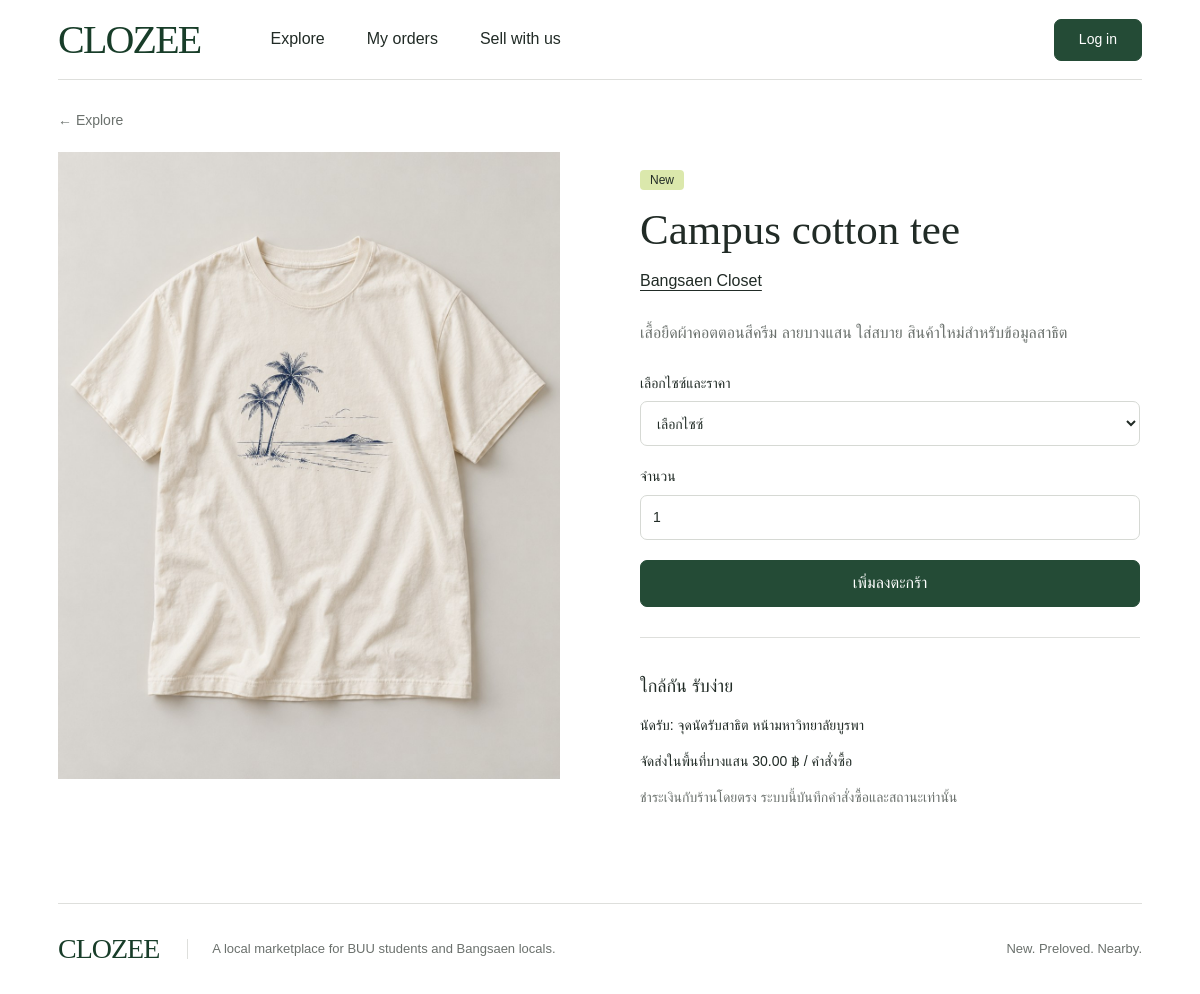
The app's page /product.php?id=3 with its own data.
### tables this page shows
CREATE TABLE products (
    product_id BIGINT UNSIGNED NOT NULL AUTO_INCREMENT,
    shop_id BIGINT UNSIGNED NOT NULL,
    product_name VARCHAR(180) NOT NULL,
    description TEXT NULL,
    category VARCHAR(80) NULL,
    condition_type ENUM('new','secondhand') NOT NULL,
    image_path VARCHAR(255) NULL,
    is_active TINYINT(1) NOT NULL DEFAULT 1,
    created_at TIMESTAMP NOT NULL DEFAULT CURRENT_TIMESTAMP,
    updated_at TIMESTAMP NOT NULL DEFAULT CURRENT_TIMESTAMP ON UPDATE CURRENT_TIMESTAMP,
    PRIMARY KEY (product_id),
    KEY idx_products_shop (shop_id),
    KEY idx_products_condition_active (condition_type, is_active),
    CONSTRAINT fk_products_shop FOREIGN KEY (shop_id)
      REFERENCES shops(shop_id) ON UPDATE CASCADE ON DELETE RESTRICT
);

CREATE TABLE shops (
    shop_id BIGINT UNSIGNED NOT NULL AUTO_INCREMENT,
    owner_user_id BIGINT UNSIGNED NOT NULL,
    shop_name VARCHAR(150) NOT NULL,
    description TEXT NULL,
    pickup_location VARCHAR(255) NULL,
    is_active TINYINT(1) NOT NULL DEFAULT 1,
    created_at TIMESTAMP NOT NULL DEFAULT CURRENT_TIMESTAMP,
    updated_at TIMESTAMP NOT NULL DEFAULT CURRENT_TIMESTAMP ON UPDATE CURRENT_TIMESTAMP,
    PRIMARY KEY (shop_id),
    UNIQUE KEY uq_shops_owner (owner_user_id),
    CONSTRAINT fk_shops_owner FOREIGN KEY (owner_user_id)
      REFERENCES users(user_id) ON UPDATE CASCADE ON DELETE RESTRICT
);

### public/product.php (called while the page is built)
<?php require __DIR__.'/../app/bootstrap.php';require ROOT.'/app/pages/product.php';

### app/config/example.php (called while the page is built)
<?php
return [
    'db_host' => '127.0.0.1',
    'db_port' => 3306,
    'db_name' => 'clozee',
    'db_user' => 'clozee',
    'db_pass' => '',
    'base_path' => '',
    'secure_cookies' => true,
    'delivery_fee' => '30.00',
];

### app/bootstrap.php (called while the page is built, shortened)
<?php
function config(): array
{
    static $values;
    if (is_array($values)) return $values;
    $values = require __DIR__ . '/config/example.php';
    $values['base_path'] = rtrim((string)$values['base_path'], '/');
    return $values;
}
require __DIR__ . '/config/db.php';
require __DIR__ . '/validation.php';
function url(string $path = ''): string { return config()['base_path'] . '/' . ltrim($path, '/'); }
function h(mixed $value): string { return htmlspecialchars((string)$value, ENT_QUOTES | ENT_SUBSTITUTE, 'UTF-8'); }

### app/config/db.php (called while the page is built, shortened)
<?php
function db(): PDO
{
    static $pdo;
    if ($pdo instanceof PDO) return $pdo;
    $c = config();
    $pdo = new PDO(
        sprintf('mysql:host=%s;port=%d;dbname=%s;charset=utf8mb4', $c['db_host'], $c['db_port'], $c['db_name']),
        $c['db_user'], $c['db_pass'],
        [PDO::ATTR_ERRMODE => PDO::ERRMODE_EXCEPTION, PDO::ATTR_DEFAULT_FETCH_MODE => PDO::FETCH_ASSOC,
         PDO::ATTR_EMULATE_PREPARES => false, PDO::ATTR_STRINGIFY_FETCHES => false]
    );
    $pdo->exec("SET time_zone = '+00:00'");
    return $pdo;
}
function query(string $sql, array $params = []): PDOStatement
{
    $statement = db()->prepare($sql);
    $statement->execute($params);
    return $statement;
}

### app/validation.php (called while the page is built, shortened)
<?php
function cents(mixed $value): int {
    if (!preg_match('/^(0|[1-9][0-9]{0,6})(?:\.([0-9]{1,2}))?$/D', (string)$value, $m)) throw new ValidationException('ราคาต้องไม่ติดลบและมีทศนิยมไม่เกิน 2 หลัก');
    return (int)$m[1]*100 + (int)str_pad($m[2]??'', 2, '0');
}
function money(mixed $decimal): string { return number_format(cents((string)$decimal)/100, 2) . ' ฿'; }

### app/pages/product.php (the view, shortened to what this page needs)
<?php
$id=filter_var($_GET['id']??null,FILTER_VALIDATE_INT);if(!$id) fail(404,'ไม่พบสินค้า');
$p=query('SELECT p.*,s.shop_name,s.owner_user_id,s.pickup_location FROM products p JOIN shops s ON s.shop_id=p.shop_id WHERE p.product_id=? AND p.is_active=1 AND s.is_active=1',[$id])->fetch();
$title=$p['product_name'];require ROOT.'/app/templates/header.php'; ?>
<a class="back-link" href="<?=h(url('products.php'))?>">← Explore</a><section class="detail-layout"><div class="detail-photo"><img src="<?=h(url('assets/images/'.(in_array($p['image_path'],IMAGES,true)?$p['image_path']:'linen.jpg')))?>" alt="<?=h($p['product_name'])?>"></div><div class="detail-copy"><span class="condition"><?=$p['condition_type']==='new'?'New':'Preloved'?></span><h1><?=h($p['product_name'])?></h1><a class="underlined" href="<?=h(url('shop.php?id='.$p['shop_id']))?>"><?=h($p['shop_name'])?></a><p class="description"><?=nl2br(h($p['description']))?></p>
<form action="<?=h(url('cart.php'))?>" method="post" class="stack"><label>เลือกไซซ์และราคา<select name="variant_id" required><option value="">เลือกไซซ์</option></select></label><label>จำนวน<input type="number" name="quantity" value="1" min="1" max="99" required></label><button class="button" type="submit">เพิ่มลงตะกร้า</button></form>
<div class="delivery-note"><h2>ใกล้กัน รับง่าย</h2><p>นัดรับ: <?=h($p['pickup_location'])?></p><p>จัดส่งในพื้นที่บางแสน <?=money(config()['delivery_fee'])?> / คำสั่งซื้อ</p><p class="muted">ชำระเงินกับร้านโดยตรง ระบบนี้บันทึกคำสั่งซื้อและสถานะเท่านั้น</p></div></div></section>
<?php require ROOT.'/app/templates/footer.php'; ?>

### public/assets/css/app.css (style rules this page uses)
:root { --ink:#212b26;--green:#244b36;--sage:#eef2ed;--lime:#dbe8ac;--line:#dedfdc;--muted:#6b716d;--danger:#9a302b;--radius:7px;font-family:Arial,"Tahoma",sans-serif;color:var(--ink);background:#fff;font-size:16px;line-height:1.55 }
* { box-sizing:border-box }
body { margin:0 }
a { color:inherit;text-decoration:none }
button,input,select,textarea { font:inherit }
button,a,input,select,textarea { -webkit-tap-highlight-color:transparent }
button,a { touch-action:manipulation }
button { cursor:pointer }
img { display:block;max-width:100% }
.button,button.button { display:inline-flex;align-items:center;justify-content:center;border:1px solid var(--green);background:var(--green);color:#fff;min-height:46px;padding:10px 23px;border-radius:var(--radius);font-weight:500;white-space:nowrap;text-align:center }
.condition { display:inline-block;padding:1px 10px;background:var(--lime);border-radius:4px;font-size:12px;line-height:1.5 }
.muted,.field-help { color:var(--muted) }
h1,h2,h3,p { overflow-wrap:anywhere }
input:not([type=checkbox]):not([type=radio]),select,textarea { display:block;min-height:45px;border:1px solid #d6d9d4;background:white;color:var(--ink);border-radius:var(--radius);padding:10px 12px;max-width:100% }
label { display:block;font-size:14px;font-weight:500 }
label>input,label>textarea,label>select { margin-top:7px;width:100% }
.stack { display:grid;gap:20px }
.back-link { display:inline-block;color:var(--muted);font-size:14px;margin:20px 0 }
.underlined { text-decoration:underline;text-underline-offset:4px }
.detail-layout { display:grid;grid-template-columns:1fr 1fr;gap:80px;padding:0 0 30px }
.detail-photo { max-width:600px }
.detail-photo img { width:100%;aspect-ratio:4/5;object-fit:cover }
.detail-copy { max-width:500px;padding:15px 0 }
.detail-copy h1 { font:43px/1.15 Georgia,serif;margin:14px 0 }
.description { white-space:normal;color:var(--muted);line-height:1.8;margin:25px 0 }
.delivery-note { border-top:1px solid var(--line);margin-top:30px;padding-top:20px;font-size:14px }
.delivery-note h2 { font-size:18px;font-weight:500 }

### records on screen
products: image_path (picture), product_name "Campus cotton tee", shop.shop_name "Bangsaen Closet", description "เสื้อยืดผ้าคอตตอนสีครีม ลายบางแสน ใส่สบาย สินค้าใหม่สำหรับข้อมูลสาธิต", shop.pickup_location "จุดนัดรับสาธิต หน้ามหาวิทยาลัยบูรพา"

### other values on screen
money(config()['delivery_fee']) "30.00 ฿"
